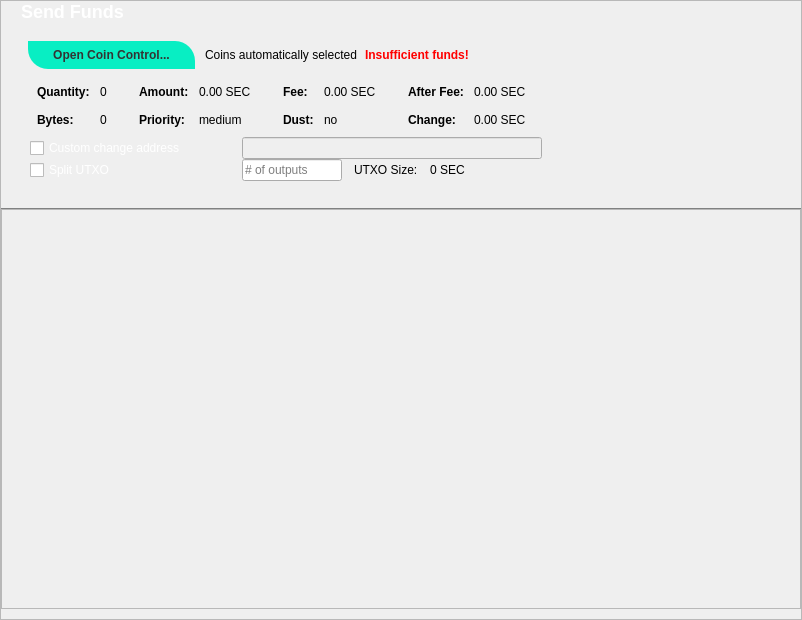
           <widget class="QFrame" name="frameCoinControl">
            <property name="sizePolicy">
             <sizepolicy hsizetype="Expanding" vsizetype="Expanding">
              <horstretch>0</horstretch>
              <verstretch>0</verstretch>
             </sizepolicy>
            </property>
            <property name="maximumSize">
             <size>
              <width>16777215</width>
              <height>16777215</height>
             </size>
            </property>
            <property name="frameShape">
             <enum>QFrame::StyledPanel</enum>
            </property>
            <property name="frameShadow">
             <enum>QFrame::Sunken</enum>
            </property>
            <layout class="QVBoxLayout" name="verticalLayoutCoinControl2">
             <property name="spacing">
              <number>0</number>
             </property>
             <property name="leftMargin">
              <number>0</number>
             </property>
             <property name="topMargin">
              <number>0</number>
             </property>
             <property name="rightMargin">
              <number>0</number>
             </property>
             <property name="bottomMargin">
              <number>0</number>
             </property>
             <item>
              <widget class="QFrame" name="frameCoinControl_BG">
               <layout class="QVBoxLayout" name="verticalLayoutCoinControl" stretch="0,0,0,0,0,0,0,0">
                <property name="spacing">
                 <number>0</number>
                </property>
                <property name="leftMargin">
                 <number>0</number>
                </property>
                <property name="topMargin">
                 <number>0</number>
                </property>
                <property name="rightMargin">
                 <number>0</number>
                </property>
                <property name="bottomMargin">
                 <number>10</number>
                </property>
                <item>
                 <widget class="QLabel" name="label_4">
                  <property name="styleSheet">
                   <string notr="true">color:white; font-size:18px; font-weight:bold;</string>
                  </property>
                  <property name="text">
                   <string>Send Funds</string>
                  </property>
                  <property name="margin">
                   <number>4</number>
                  </property>
                  <property name="indent">
                   <number>20</number>
                  </property>
                 </widget>
                </item>
                <item>
                 <layout class="QHBoxLayout" name="horizontalLayoutCoinControl2" stretch="0,0,0,0">
                  <property name="spacing">
                   <number>8</number>
                  </property>
                  <property name="leftMargin">
                   <number>25</number>
                  </property>
                  <property name="topMargin">
                   <number>17</number>
                  </property>
                  <property name="bottomMargin">
                   <number>10</number>
                  </property>
                  <item>
                   <widget class="QPushButton" name="pushButtonCoinControl">
                    <property name="styleSheet">
                     <string notr="true"> .QPushButton {
  background-color: #08EEC3;
	border: 0;
	color:#333;
	font-size:12px;
	font-weight:bold;
	padding-left:25px;
	padding-right:25px;
	padding-top:1px;
	padding-bottom:1px;
	height: 26px;
	margin: 2px;
	border-top-right-radius: 20px;
	border-bottom-left-radius: 20px;
}


 .QPushButton:hover {
background-color: #07BC9C;
}

 .QPushButton:pressed{
background-color: #09D9B7;
	border:1px solid #333333;
}
</string>
                    </property>
                    <property name="text">
                     <string>Open Coin Control...</string>
                    </property>
                    <property name="autoDefault">
                     <bool>false</bool>
                    </property>
                   </widget>
                  </item>
                  <item>
                   <widget class="QLabel" name="labelCoinControlAutomaticallySelected">
                    <property name="text">
                     <string>Coins automatically selected</string>
                    </property>
                    <property name="margin">
                     <number>5</number>
                    </property>
                   </widget>
                  </item>
                  <item>
                   <widget class="QLabel" name="labelCoinControlInsuffFunds">
                    <property name="font">
                     <font>
                      <weight>75</weight>
                      <bold>true</bold>
                     </font>
                    </property>
                    <property name="styleSheet">
                     <string notr="true">color:red;font-weight:bold;</string>
                    </property>
                    <property name="text">
                     <string>Insufficient funds!</string>
                    </property>
                    <property name="margin">
                     <number>5</number>
                    </property>
                   </widget>
                  </item>
                  <item>
                   <spacer name="horizontalSpacerCoinControl">
                    <property name="orientation">
                     <enum>Qt::Horizontal</enum>
                    </property>
                    <property name="sizeHint" stdset="0">
                     <size>
                      <width>40</width>
                      <height>1</height>
                     </size>
                    </property>
                   </spacer>
                  </item>
                 </layout>
                </item>
                <item>
                 <widget class="QWidget" name="widgetCoinControl" native="true">
                  <property name="sizePolicy">
                   <sizepolicy hsizetype="Preferred" vsizetype="Preferred">
                    <horstretch>0</horstretch>
                    <verstretch>0</verstretch>
                   </sizepolicy>
                  </property>
                  <property name="minimumSize">
                   <size>
                    <width>0</width>
                    <height>0</height>
                   </size>
                  </property>
                  <property name="styleSheet">
                   <string notr="true"/>
                  </property>
                  <layout class="QHBoxLayout" name="horizontalLayoutCoinControl5">
                   <property name="leftMargin">
                    <number>0</number>
                   </property>
                   <property name="topMargin">
                    <number>0</number>
                   </property>
                   <property name="rightMargin">
                    <number>0</number>
                   </property>
                   <property name="bottomMargin">
                    <number>0</number>
                   </property>
                   <item>
                    <layout class="QHBoxLayout" name="horizontalLayoutCoinControl3" stretch="0,0,0,1">
                     <property name="spacing">
                      <number>20</number>
                     </property>
                     <property name="leftMargin">
                      <number>26</number>
                     </property>
                     <property name="topMargin">
                      <number>0</number>
                     </property>
                     <property name="bottomMargin">
                      <number>10</number>
                     </property>
                     <item>
                      <layout class="QFormLayout" name="formLayoutCoinControl1">
                       <property name="horizontalSpacing">
                        <number>10</number>
                       </property>
                       <property name="verticalSpacing">
                        <number>14</number>
                       </property>
                       <property name="leftMargin">
                        <number>10</number>
                       </property>
                       <property name="topMargin">
                        <number>4</number>
                       </property>
                       <property name="rightMargin">
                        <number>6</number>
                       </property>
                       <item row="0" column="1">
                        <widget class="QLabel" name="labelCoinControlQuantity">
                         <property name="cursor">
                          <cursorShape>IBeamCursor</cursorShape>
                         </property>
                         <property name="contextMenuPolicy">
                          <enum>Qt::ActionsContextMenu</enum>
                         </property>
                         <property name="text">
                          <string notr="true">0</string>
                         </property>
                         <property name="margin">
                          <number>0</number>
                         </property>
                         <property name="textInteractionFlags">
                          <set>Qt::LinksAccessibleByMouse|Qt::TextSelectableByKeyboard|Qt::TextSelectableByMouse</set>
                         </property>
                        </widget>
                       </item>
                       <item row="1" column="0">
                        <widget class="QLabel" name="labelCoinControlBytesText">
                         <property name="font">
                          <font>
                           <weight>75</weight>
                           <bold>true</bold>
                          </font>
                         </property>
                         <property name="text">
                          <string>Bytes:</string>
                         </property>
                        </widget>
                       </item>
                       <item row="1" column="1">
                        <widget class="QLabel" name="labelCoinControlBytes">
                         <property name="cursor">
                          <cursorShape>IBeamCursor</cursorShape>
                         </property>
                         <property name="contextMenuPolicy">
                          <enum>Qt::ActionsContextMenu</enum>
                         </property>
                         <property name="text">
                          <string notr="true">0</string>
                         </property>
                         <property name="textInteractionFlags">
                          <set>Qt::LinksAccessibleByMouse|Qt::TextSelectableByKeyboard|Qt::TextSelectableByMouse</set>
                         </property>
                        </widget>
                       </item>
                       <item row="0" column="0">
                        <widget class="QLabel" name="labelCoinControlQuantityText">
                         <property name="font">
                          <font>
                           <weight>75</weight>
                           <bold>true</bold>
                          </font>
                         </property>
                         <property name="text">
                          <string>Quantity:</string>
                         </property>
                         <property name="margin">
                          <number>0</number>
                         </property>
                        </widget>
                       </item>
                      </layout>
                     </item>
                     <item>
                      <layout class="QFormLayout" name="formLayoutCoinControl2">
                       <property name="horizontalSpacing">
                        <number>10</number>
                       </property>
                       <property name="verticalSpacing">
                        <number>14</number>
                       </property>
                       <property name="leftMargin">
                        <number>6</number>
                       </property>
                       <property name="topMargin">
                        <number>4</number>
                       </property>
                       <property name="rightMargin">
                        <number>6</number>
                       </property>
                       <item row="0" column="0">
                        <widget class="QLabel" name="labelCoinControlAmountText">
                         <property name="font">
                          <font>
                           <weight>75</weight>
                           <bold>true</bold>
                          </font>
                         </property>
                         <property name="text">
                          <string>Amount:</string>
                         </property>
                         <property name="margin">
                          <number>0</number>
                         </property>
                        </widget>
                       </item>
                       <item row="0" column="1">
                        <widget class="QLabel" name="labelCoinControlAmount">
                         <property name="cursor">
                          <cursorShape>IBeamCursor</cursorShape>
                         </property>
                         <property name="contextMenuPolicy">
                          <enum>Qt::ActionsContextMenu</enum>
                         </property>
                         <property name="text">
                          <string notr="true">0.00 SEC</string>
                         </property>
                         <property name="textInteractionFlags">
                          <set>Qt::LinksAccessibleByMouse|Qt::TextSelectableByKeyboard|Qt::TextSelectableByMouse</set>
                         </property>
                        </widget>
                       </item>
                       <item row="1" column="0">
                        <widget class="QLabel" name="labelCoinControlPriorityText">
                         <property name="font">
                          <font>
                           <weight>75</weight>
                           <bold>true</bold>
                          </font>
                         </property>
                         <property name="text">
                          <string>Priority:</string>
                         </property>
                        </widget>
                       </item>
                       <item row="1" column="1">
                        <widget class="QLabel" name="labelCoinControlPriority">
                         <property name="cursor">
                          <cursorShape>IBeamCursor</cursorShape>
                         </property>
                         <property name="contextMenuPolicy">
                          <enum>Qt::ActionsContextMenu</enum>
                         </property>
                         <property name="text">
                          <string>medium</string>
                         </property>
                         <property name="textInteractionFlags">
                          <set>Qt::LinksAccessibleByMouse|Qt::TextSelectableByKeyboard|Qt::TextSelectableByMouse</set>
                         </property>
                        </widget>
                       </item>
                      </layout>
                     </item>
                     <item>
                      <layout class="QFormLayout" name="formLayoutCoinControl3">
                       <property name="horizontalSpacing">
                        <number>10</number>
                       </property>
                       <property name="verticalSpacing">
                        <number>14</number>
                       </property>
                       <property name="leftMargin">
                        <number>6</number>
                       </property>
                       <property name="topMargin">
                        <number>4</number>
                       </property>
                       <property name="rightMargin">
                        <number>6</number>
                       </property>
                       <item row="0" column="0">
                        <widget class="QLabel" name="labelCoinControlFeeText">
                         <property name="font">
                          <font>
                           <weight>75</weight>
                           <bold>true</bold>
                          </font>
                         </property>
                         <property name="text">
                          <string>Fee:</string>
                         </property>
                         <property name="margin">
                          <number>0</number>
                         </property>
                        </widget>
                       </item>
                       <item row="0" column="1">
                        <widget class="QLabel" name="labelCoinControlFee">
                         <property name="cursor">
                          <cursorShape>IBeamCursor</cursorShape>
                         </property>
                         <property name="contextMenuPolicy">
                          <enum>Qt::ActionsContextMenu</enum>
                         </property>
                         <property name="text">
                          <string notr="true">0.00 SEC</string>
                         </property>
                         <property name="textInteractionFlags">
                          <set>Qt::LinksAccessibleByMouse|Qt::TextSelectableByKeyboard|Qt::TextSelectableByMouse</set>
                         </property>
                        </widget>
                       </item>
                       <item row="1" column="0">
                        <widget class="QLabel" name="labelCoinControlLowOutputText">
                         <property name="font">
                          <font>
                           <weight>75</weight>
                           <bold>true</bold>
                          </font>
                         </property>
                         <property name="text">
                          <string>Dust:</string>
                         </property>
                        </widget>
                       </item>
                       <item row="1" column="1">
                        <widget class="QLabel" name="labelCoinControlLowOutput">
                         <property name="cursor">
                          <cursorShape>IBeamCursor</cursorShape>
                         </property>
                         <property name="contextMenuPolicy">
                          <enum>Qt::ActionsContextMenu</enum>
                         </property>
                         <property name="text">
                          <string>no</string>
                         </property>
                         <property name="textInteractionFlags">
                          <set>Qt::LinksAccessibleByMouse|Qt::TextSelectableByKeyboard|Qt::TextSelectableByMouse</set>
                         </property>
                        </widget>
                       </item>
                      </layout>
                     </item>
                     <item>
                      <layout class="QFormLayout" name="formLayoutCoinControl4">
                       <property name="horizontalSpacing">
                        <number>10</number>
                       </property>
                       <property name="verticalSpacing">
                        <number>14</number>
                       </property>
                       <property name="leftMargin">
                        <number>6</number>
                       </property>
                       <property name="topMargin">
                        <number>4</number>
                       </property>
                       <property name="rightMargin">
                        <number>6</number>
                       </property>
                       <item row="0" column="0">
                        <widget class="QLabel" name="labelCoinControlAfterFeeText">
                         <property name="font">
                          <font>
                           <weight>75</weight>
                           <bold>true</bold>
                          </font>
                         </property>
                         <property name="text">
                          <string>After Fee:</string>
                         </property>
                         <property name="margin">
                          <number>0</number>
                         </property>
                        </widget>
                       </item>
                       <item row="0" column="1">
                        <widget class="QLabel" name="labelCoinControlAfterFee">
                         <property name="cursor">
                          <cursorShape>IBeamCursor</cursorShape>
                         </property>
                         <property name="contextMenuPolicy">
                          <enum>Qt::ActionsContextMenu</enum>
                         </property>
                         <property name="text">
                          <string notr="true">0.00 SEC</string>
                         </property>
                         <property name="textInteractionFlags">
                          <set>Qt::LinksAccessibleByMouse|Qt::TextSelectableByKeyboard|Qt::TextSelectableByMouse</set>
                         </property>
                        </widget>
                       </item>
                       <item row="1" column="0">
                        <widget class="QLabel" name="labelCoinControlChangeText">
                         <property name="font">
                          <font>
                           <weight>75</weight>
                           <bold>true</bold>
                          </font>
                         </property>
                         <property name="text">
                          <string>Change:</string>
                         </property>
                        </widget>
                       </item>
                       <item row="1" column="1">
                        <widget class="QLabel" name="labelCoinControlChange">
                         <property name="cursor">
                          <cursorShape>IBeamCursor</cursorShape>
                         </property>
                         <property name="contextMenuPolicy">
                          <enum>Qt::ActionsContextMenu</enum>
                         </property>
                         <property name="text">
                          <string notr="true">0.00 SEC</string>
                         </property>
                         <property name="textInteractionFlags">
                          <set>Qt::LinksAccessibleByMouse|Qt::TextSelectableByKeyboard|Qt::TextSelectableByMouse</set>
                         </property>
                        </widget>
                       </item>
                      </layout>
                     </item>
                    </layout>
                   </item>
                  </layout>
                 </widget>
                </item>
                <item>
                 <layout class="QHBoxLayout" name="horizontalLayoutCoinControl4">
                  <property name="spacing">
                   <number>12</number>
                  </property>
                  <property name="sizeConstraint">
                   <enum>QLayout::SetDefaultConstraint</enum>
                  </property>
                  <property name="leftMargin">
                   <number>29</number>
                  </property>
                  <property name="topMargin">
                   <number>0</number>
                  </property>
                  <property name="rightMargin">
                   <number>0</number>
                  </property>
                  <item>
                   <widget class="QCheckBox" name="checkBoxCoinControlChange">
                    <property name="sizePolicy">
                     <sizepolicy hsizetype="Preferred" vsizetype="Preferred">
                      <horstretch>0</horstretch>
                      <verstretch>0</verstretch>
                     </sizepolicy>
                    </property>
                    <property name="minimumSize">
                     <size>
                      <width>200</width>
                      <height>0</height>
                     </size>
                    </property>
                    <property name="maximumSize">
                     <size>
                      <width>200</width>
                      <height>16777215</height>
                     </size>
                    </property>
                    <property name="toolTip">
                     <string>If this is activated, but the change address is empty or invalid, change will be sent to a newly generated address.</string>
                    </property>
                    <property name="styleSheet">
                     <string notr="true">color:white;</string>
                    </property>
                    <property name="text">
                     <string>Custom change address</string>
                    </property>
                   </widget>
                  </item>
                  <item>
                   <widget class="QValidatedLineEdit" name="lineEditCoinControlChange">
                    <property name="enabled">
                     <bool>false</bool>
                    </property>
                    <property name="sizePolicy">
                     <sizepolicy hsizetype="Preferred" vsizetype="Preferred">
                      <horstretch>0</horstretch>
                      <verstretch>0</verstretch>
                     </sizepolicy>
                    </property>
                    <property name="minimumSize">
                     <size>
                      <width>300</width>
                      <height>0</height>
                     </size>
                    </property>
                   </widget>
                  </item>
                  <item>
                   <widget class="QLabel" name="labelCoinControlChangeLabel">
                    <property name="sizePolicy">
                     <sizepolicy hsizetype="Preferred" vsizetype="Preferred">
                      <horstretch>0</horstretch>
                      <verstretch>0</verstretch>
                     </sizepolicy>
                    </property>
                    <property name="minimumSize">
                     <size>
                      <width>100</width>
                      <height>0</height>
                     </size>
                    </property>
                    <property name="text">
                     <string/>
                    </property>
                    <property name="margin">
                     <number>3</number>
                    </property>
                   </widget>
                  </item>
                 </layout>
                </item>
                <item>
                 <layout class="QHBoxLayout" name="horizontalLayoutCoinControl6">
                  <property name="spacing">
                   <number>12</number>
                  </property>
                  <property name="leftMargin">
                   <number>29</number>
                  </property>
                  <property name="rightMargin">
                   <number>0</number>
                  </property>
                  <property name="bottomMargin">
                   <number>26</number>
                  </property>
                  <item>
                   <widget class="QCheckBox" name="splitBlockCheckBox">
                    <property name="sizePolicy">
                     <sizepolicy hsizetype="Preferred" vsizetype="Preferred">
                      <horstretch>0</horstretch>
                      <verstretch>0</verstretch>
                     </sizepolicy>
                    </property>
                    <property name="minimumSize">
                     <size>
                      <width>200</width>
                      <height>0</height>
                     </size>
                    </property>
                    <property name="maximumSize">
                     <size>
                      <width>200</width>
                      <height>16777215</height>
                     </size>
                    </property>
                    <property name="styleSheet">
                     <string notr="true">color:white;</string>
                    </property>
                    <property name="text">
                     <string>Split UTXO</string>
                    </property>
                   </widget>
                  </item>
                  <item>
                   <widget class="QLineEdit" name="splitBlockLineEdit">
                    <property name="sizePolicy">
                     <sizepolicy hsizetype="Preferred" vsizetype="Preferred">
                      <horstretch>50</horstretch>
                      <verstretch>0</verstretch>
                     </sizepolicy>
                    </property>
                    <property name="minimumSize">
                     <size>
                      <width>100</width>
                      <height>0</height>
                     </size>
                    </property>
                    <property name="maximumSize">
                     <size>
                      <width>100</width>
                      <height>16777215</height>
                     </size>
                    </property>
                    <property name="placeholderText">
                     <string># of outputs</string>
                    </property>
                   </widget>
                  </item>
                  <item>
                   <widget class="QLabel" name="labelBlockSizeText">
                    <property name="text">
                     <string>UTXO Size:</string>
                    </property>
                   </widget>
                  </item>
                  <item>
                   <widget class="QLabel" name="labelBlockSize">
                    <property name="text">
                     <string>0 SEC</string>
                    </property>
                   </widget>
                  </item>
                  <item>
                   <spacer name="horizontalSpacer_7">
                    <property name="orientation">
                     <enum>Qt::Horizontal</enum>
                    </property>
                    <property name="sizeHint" stdset="0">
                     <size>
                      <width>40</width>
                      <height>20</height>
                     </size>
                    </property>
                   </spacer>
                  </item>
                 </layout>
                </item>
                <item>
                 <spacer name="verticalSpacerCoinControl">
                  <property name="orientation">
                   <enum>Qt::Vertical</enum>
                  </property>
                  <property name="sizeHint" stdset="0">
                   <size>
                    <width>800</width>
                    <height>1</height>
                   </size>
                  </property>
                 </spacer>
                </item>
                <item>
                 <widget class="Line" name="line">
                  <property name="minimumSize">
                   <size>
                    <width>0</width>
                    <height>1</height>
                   </size>
                  </property>
                  <property name="maximumSize">
                   <size>
                    <width>16777215</width>
                    <height>1</height>
                   </size>
                  </property>
                  <property name="styleSheet">
                   <string notr="true">border:1px solid #808181;
</string>
                  </property>
                  <property name="orientation">
                   <enum>Qt::Horizontal</enum>
                  </property>
                 </widget>
                </item>
                <item>
                 <widget class="QScrollArea" name="scrollArea">
                  <property name="minimumSize">
                   <size>
                    <width>0</width>
                    <height>400</height>
                   </size>
                  </property>
                  <property name="styleSheet">
                   <string notr="true"/>
                  </property>
                  <property name="widgetResizable">
                   <bool>true</bool>
                  </property>
                  <widget class="QWidget" name="scrollAreaWidgetContents">
                   <property name="geometry">
                    <rect>
                     <x>0</x>
                     <y>0</y>
                     <width>682</width>
                     <height>598</height>
                    </rect>
                   </property>
                   <layout class="QVBoxLayout" name="verticalLayout_2" stretch="0,1">
                    <property name="leftMargin">
                     <number>0</number>
                    </property>
                    <property name="topMargin">
                     <number>0</number>
                    </property>
                    <property name="rightMargin">
                     <number>0</number>
                    </property>
                    <property name="bottomMargin">
                     <number>0</number>
                    </property>
                    <item>
                     <layout class="QVBoxLayout" name="entries">
                      <property name="spacing">
                       <number>6</number>
                      </property>
                     </layout>
                    </item>
                    <item>
                     <spacer name="verticalSpacer">
                      <property name="orientation">
                       <enum>Qt::Vertical</enum>
                      </property>
                      <property name="sizeHint" stdset="0">
                       <size>
                        <width>20</width>
                        <height>40</height>
                       </size>
                      </property>
                     </spacer>
                    </item>
                   </layout>
                  </widget>
                 </widget>
                </item>
               </layout>
              </widget>
             </item>
            </layout>
           </widget>
